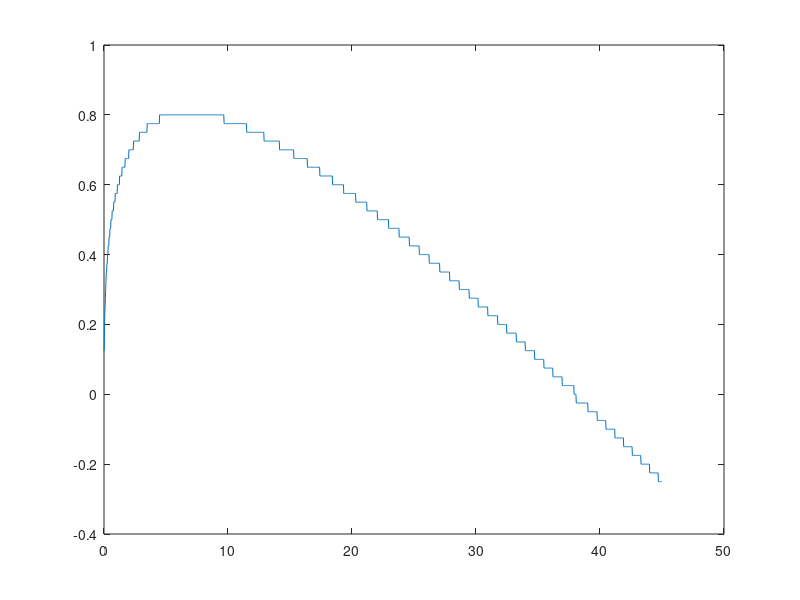

This figure's MATLAB source:
% PROGRAM NAME: 387vfigrowth.M
% This program generates the value function and decision rules for
% a nonstochastic growth model.
% Date: 2/17/03

% PARAMETERS
b=.99; %discount factor 
d=0.025; %depreciation rate
a=.36; %capital share

% ASSET VECTOR
klb=0.01; %lower bound of grid points
inc=0.025; %increments
kub=45;%upper bound of grid points
k=[klb:inc:kub];% asset (row) vector
N=size(k);
N=N(1,2);
c1=ones(N,1); % column vector of ones
K=c1*k; % rows are k, cols are k'

% TABULATE CURRENT RETURN (UTILITY) FUNCTION
cs=zeros(N,N); %rows are k, cols are k'
cs=K'.^a-(K-K'*(1-d));%cons
is=find(cs<0);
cs(is)=0;
us=log(cs);
t=isinf(us);
j=find(t==1);
us(j)=-realmax;

% TABULATE INITIAL VALUE FUNCTION GUESS
visr=us(:,1)'; %choose utility associated with k'=0 

pcntol=1; %tolerance for value function iteration
n=1; %if want to run vfi for a set number of iterations
while pcntol >.0001;
   vis=c1*visr; %generates future value function matrix from above row vector
   
   %CONSTRUCT TOTAL RETURN FUNCTION
   wis=us+b*vis;
   
   %CHOOSE HIGHEST VALUE (ASSOCIATED WITH k' CHOICE)
   [vsr,I]=max(wis'); %since max gives highest element in each column of a matrix
   n=n+1;
   tol=max(abs(vsr-visr)); %use sup norm for tolerance
   pcntol=tol/abs(vsr(1,N));
   visr=vsr; %update value functions
   end;
save 387vdr vsr I k;
save 387parm b a d N inc klb kub;

plot(k,k([I])-k)% plot change in the decision rule
%plot(k,vsr) % plot value function
